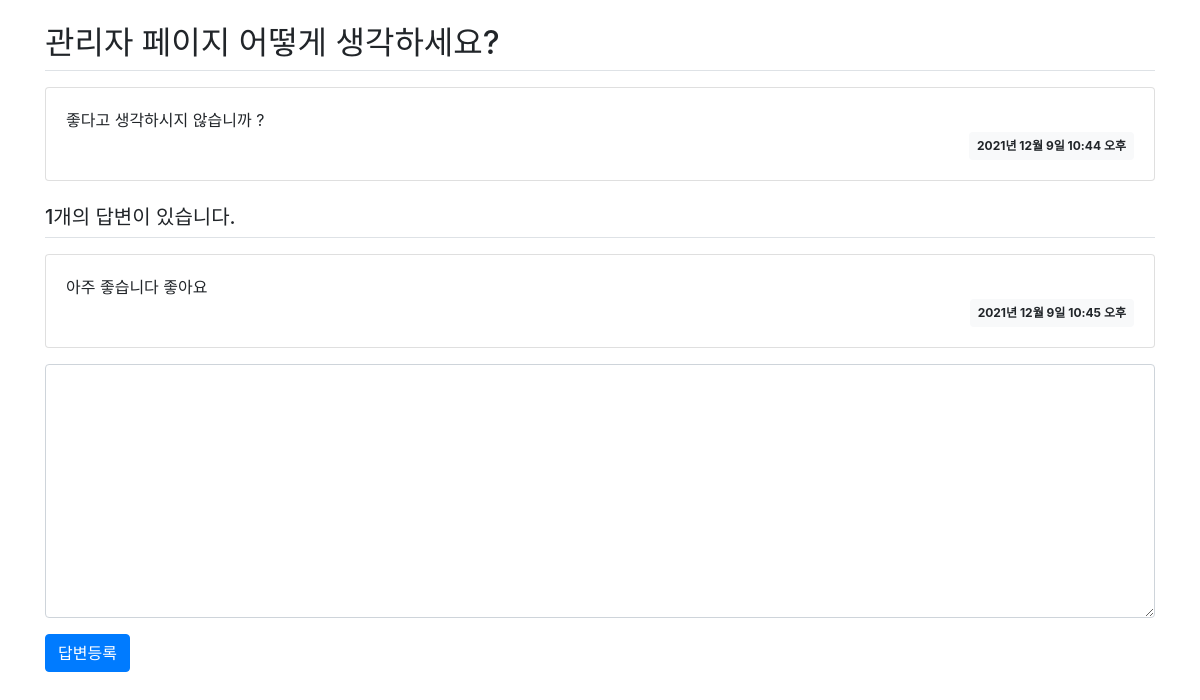
/community/3/, run on the app's committed database.
### community/models.py (models this page shows, shortened)
class Question(models.Model):
    subject = models.CharField(max_length=200)
    content = models.TextField()
    create_date = models.DateTimeField()

class Answer(models.Model):
    question = models.ForeignKey(Question, on_delete=models.CASCADE)
    content = models.TextField()
    create_date = models.DateTimeField()

### community/views.py (the view)
# urls.py: path('<int:question_id>/', views.detail, name='detail'),
def detail(request, question_id):
    question = Question.objects.get(id=question_id)
    context = {'question': question}
    return render(request, 'community/question_detail.html', context)

### templates/community/question_detail.html (shortened to what this page needs)
{% extends 'base.html' %}
{% block content %}
<div class="container my-3">
    <h2 class="border-bottom py-2">{{ question.subject }}</h2>
    <div class="card my-3">
        <div class="card-body">
            <div class="card-text" style="white-space: pre-line;">{{ question.content }}</div>
            <div class="d-flex justify-content-end">
                <div class="badge badge-light p-2">
                    {{ question.create_date }}
                </div>
            </div>
        </div>
    </div>
    <h5 class="border-bottom my-3 py-2">{{question.answer_set.count}}개의 답변이 있습니다.</h5>
    {% for answer in question.answer_set.all %}
    <div class="card my-3">
        <div class="card-body">
            <div class="card-text" style="white-space: pre-line;">{{ answer.content }}</div>
            <div class="d-flex justify-content-end">
                <div class="badge badge-light p-2">
                    {{ answer.create_date }}
                </div>
            </div>
        </div>
    </div>
    {% endfor %}
    <form action="{% url 'community:answer_create' question.id %}" method="post" class="my-3">
        <div class="form-group">
            <textarea name="content" id="content" class="form-control" rows="10"></textarea>
        </div>
        <input type="submit" value="답변등록" class="btn btn-primary">
    </form>
</div>
{% endblock %}

### data on the page
Question: subject "관리자 페이지 어떻게 생각하세요?", content "좋다고 생각하시지 않습니까 ?", create_date "2021년 12월 9일 10:44 오후", answer_set.count "1"
Answer: content "아주 좋습니다 좋아요", create_date "2021년 12월 9일 10:45 오후"
